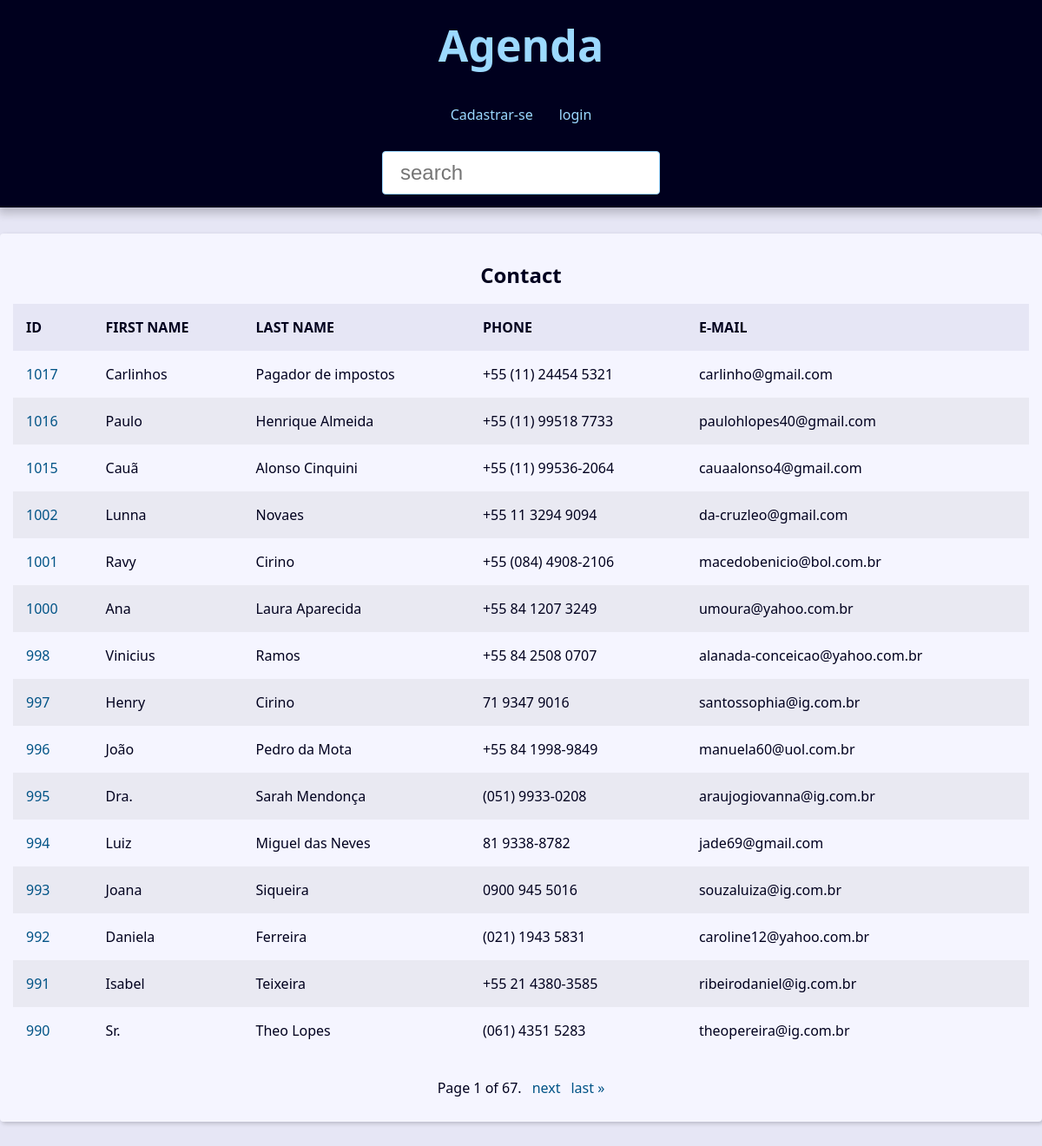
The page / on the database its author committed.
### contact/models.py (models this page shows, shortened)
class Contact(models.Model):
    first_name = models.CharField(max_length=50)
    last_name = models.CharField(max_length=50)
    phone = models.CharField(max_length=50)
    email = models.EmailField(max_length=254, blank=True)
    created_date = models.DateTimeField(default=timezone.now)
    description = models.TextField(blank=True)
    show = models.BooleanField(default=True)
    picture = models.ImageField(upload_to='pictures/%Y/%M', blank=True)
    category = models.ForeignKey(Category, on_delete=models.SET_NULL,
    blank=True, null=True)
    owner = models.ForeignKey(User, on_delete=models.SET_NULL,
    blank=True, null=True)

### contact/views/contacts_views.py (the view)
# urls.py: path('', contact_views.home, name='home'),
def home(request):
    contacts = Contact.objects.filter(show=True).order_by('-id')
    paginator = Paginator(contacts, 15)
    page_number = request.GET.get("page")
    page_obj = paginator.get_page(page_number)
    context = {
        'page_obj':  page_obj,
        'title': 'home',
    }
    return render(
        request,
        'contacts/home.html',
        context,
)

### contact/templates/contacts/home.html
{% extends "global/index.html" %}
{% block content %}
    {% if page_obj %}
    <div class="responsive-table">
        <table class="contacts-table">
            <caption class="table-caption">Contact</caption>
            <thead>
                <tr class="table-row table-row-header">
                    <th class="table-header">ID</th>
                    <th class="table-header">FIRST NAME</th>
                    <th class="table-header">LAST NAME</th>
                    <th class="table-header">PHONE</th>
                    <th class="table-header">E-MAIL</th>
                </tr>
            </thead>
            <tbody>
                {% for contact in page_obj %}
                <tr class="table-row">
                    <td class="table-cel">
                        <a href="{% url "contact" contact.id %}" class="table-link">
                            {{contact.id}}
                        </a>
                    </td>
                    <td class="table-cel">
                            {{contact.first_name}}
                        </td>
                        <td class="table-cel">
                            {{contact.last_name}}
                        </td>
                        <td class="table-cel">
                            {{contact.phone}}
                        </td>
                        <td class="table-cel">
                            {{contact.email}}
                        </td>
                    </tr>
                {% endfor %}
            </tbody>
        </table>
    </div>
    {% else %}
    <div class="single-contact">
        <h1 class="single-contact-name">
            Contato não encontrado.
        </h1>
    </div>
    {% endif %}
    {% endblock content %}

### base/global/index.html (shortened to what this page needs)
{% load static %}<!DOCTYPE html>
<html lang="en">
<head>
    <link rel="stylesheet" href="{% static "css/style.css" %}">
</head>
<body>
    <header class="header">
        <h1 class="header-heading">
            <a href="{% url "home" %}" class="header-link">
                Agenda
            </a>
        </h1>
        <nav class="menu">
            <ul class="menu-list">
                <li class="menu-item">
                    <a href="{% url "create" %}" class="menu-link">
                        Cadastrar-se
                    </a>
                </li>
                <li class="menu-item">
                    <a href="#" class="menu-link">
                        login
                    </a>
                </li>
            </ul>
        </nav>
        <div class="search">
            <form action="{% url "search" %}" method="GET">
                <input
                 type="search"
                 class="search-input"
                  placeholder="search"
                   id="search"
                   value="{{ request.GET.strip }}"
                   name="q">
            </form>
        </div>
    </header>
   <main class="content">
    {% block content %} {% endblock content %}
    {% if page_obj %}
        <div class="pagination">
            <span class="step-links">
                <span class="current">
                    Page {{ page_obj.number }} of {{ page_obj.paginator.num_pages }}.
                </span>
                {% if page_obj.has_next %}
                    <a href="?page={{ page_obj.next_page_number }}&q={{ request.GET.q.strip }}">next</a>
                    <a href="?page={{ page_obj.paginator.num_pages }}&q={{ request.GET.q.strip }}">last &raquo;</a>
                {% endif %}
            </span>
        </div>
    {% endif %}
   </main>
</body>
</html>

### contact/static/css/style.css (style rules this page uses)
:root { --spacing: 1.5rem; --link-dark-color: rgb(0, 83, 134); --link-light-color: rgb(156, 217, 255); --clr-white: rgb(245, 245, 255); --clr-black: rgb(0, 0, 30); --clr-light-gray: rgb(230, 230, 245); --clr-dark-shadow-5: rgba(0, 0, 10, 5%); --clr-dark-shadow-10: rgba(0, 0, 10, 10%); --clr-dark-shadow-20: rgba(0, 0, 10, 20%); --clr-light-shadow-5: rgba(200, 200, 255, 5%); --clr-light-shadow-10: rgba(200, 200, 255, 10%); --clr-light-shadow-20: rgba(200, 200, 255, 20%); --main-page-width: 120rem; --table-min-width: 60rem; --biggest-font-size: 5rem; --bigger-font-size: 4rem; --big-font-size: 3.2rem; --medium-font-size: 2.4rem; --small-font-size: 1.6rem; --smaller-font-size: 1.4rem; --smallest-font-size: 1.2rem; --transition-fast: 300ms; --transition-medium: 600ms; --transition-slow: 1s; --default-border-radius: 4px; }
*, *::before, *::after { margin: 0; padding: 0; box-sizing: border-box; }
html { font-size: 62.5%; }
body { font-family: system-ui, -apple-system, BlinkMacSystemFont, 'Segoe UI', Roboto, Oxygen, Ubuntu, Cantarell, 'Open Sans', 'Helvetica Neue', sans-serif; line-height: 1.5; font-size: var(--small-font-size); color: var(--clr-black); -webkit-font-smoothing: antialiased; background: var(--clr-light-gray); }
.header { background: var(--clr-black); padding: var(--spacing); box-shadow: 0 5px 10px 2px var(--clr-dark-shadow-20); z-index: 1; position: relative; }
.header-heading { font-size: var(--biggest-font-size); text-align: center; }
.header-link { color: var(--link-light-color); text-decoration: none; transition: filter var(--transition-fast) ease-in-out; }
.menu { margin: var(--spacing); }
.menu-list { list-style: none; display: flex; justify-content: center; flex-flow: row wrap; }
.menu-link { display: block; padding: var(--spacing); color: var(--link-light-color); text-decoration: none; transition: background-color var(--transition-fast) ease-in-out; border-radius: var(--default-border-radius); }
.content { max-width: var(--main-page-width); margin: calc(var(--spacing) * 2) auto; padding: var(--spacing); background: var(--clr-white); box-shadow: 2px 2px 5px var(--clr-dark-shadow-20); border-radius: var(--default-border-radius); }
.responsive-table { width: 100%; overflow-x: auto; }
.contacts-table { width: 100%; min-width: var(--table-min-width); border-collapse: collapse; }
.table-caption { font-size: var(--medium-font-size); font-weight: bold; padding: var(--spacing); }
.table-row { text-align: left; text-overflow: ellipsis; transition: background-color var(--transition-fast) ease-in-out; }
.table-row:nth-of-type(2n) { background: var(--clr-dark-shadow-5); }
.table-row-header { background: var(--clr-light-gray); color: var(--clr-black); }
.table-cel, .table-header { padding: var(--spacing); }
.table-link { color: var(--link-dark-color); transition: color var(--transition-fast) ease-in-out; text-decoration: none; }
.pagination { margin-top: var(--spacing); display: flex; justify-content: center; padding: calc(var(--spacing) * 0.8); font-size: var(--small-font-size); }
.pagination .step-links { display: flex; gap: calc(var(--spacing) * 0.8); }
.pagination .step-links a { color: var(--link-dark-color); transition: color var(--transition-fast) ease-in-out; text-decoration: none; display: block; }
.search { display: flex; justify-content: center; }
.search-input { font-size: var(--medium-font-size); padding: 1rem 2rem; width: 100%; max-width: 32rem; border-radius: var(--default-border-radius); border: 1px solid var(--link-light-color); }

### rows shown on the page
Contact: id "1017", first_name "Carlinhos", last_name "Pagador de impostos", phone "+55 (11) 24454 5321", email "carlinho@gmail.com"
Contact: id "1016", first_name "Paulo", last_name "Henrique Almeida", phone "+55 (11) 99518 7733", email "paulohlopes40@gmail.com"
Contact: id "1015", first_name "Cauã", last_name "Alonso Cinquini", phone "+55 (11) 99536-2064", email "cauaalonso4@gmail.com"
Contact: id "1002", first_name "Lunna", last_name "Novaes", phone "+55 11 3294 9094", email "da-cruzleo@gmail.com"
Contact: id "1001", first_name "Ravy", last_name "Cirino", phone "+55 (084) 4908-2106", email "macedobenicio@bol.com.br"
Contact: id "1000", first_name "Ana", last_name "Laura Aparecida", phone "+55 84 1207 3249", email "umoura@yahoo.com.br"
Contact: id "998", first_name "Vinicius", last_name "Ramos", phone "+55 84 2508 0707", email "alanada-conceicao@yahoo.com.br"
Contact: id "997", first_name "Henry", last_name "Cirino", phone "71 9347 9016", email "santossophia@ig.com.br"
Contact: id "996", first_name "João", last_name "Pedro da Mota", phone "+55 84 1998-9849", email "manuela60@uol.com.br"
Contact: id "995", first_name "Dra.", last_name "Sarah Mendonça", phone "(051) 9933-0208", email "araujogiovanna@ig.com.br"
Contact: id "994", first_name "Luiz", last_name "Miguel das Neves", phone "81 9338-8782", email "jade69@gmail.com"
Contact: id "993", first_name "Joana", last_name "Siqueira", phone "0900 945 5016", email "souzaluiza@ig.com.br"
Contact: id "992", first_name "Daniela", last_name "Ferreira", phone "(021) 1943 5831", email "caroline12@yahoo.com.br"
Contact: id "991", first_name "Isabel", last_name "Teixeira", phone "+55 21 4380-3585", email "ribeirodaniel@ig.com.br"
Contact: id "990", first_name "Sr.", last_name "Theo Lopes", phone "(061) 4351 5283", email "theopereira@ig.com.br"

### other values the page prints
{{ page_obj.number }} "1"
{{ page_obj.paginator.num_pages }} "67"
